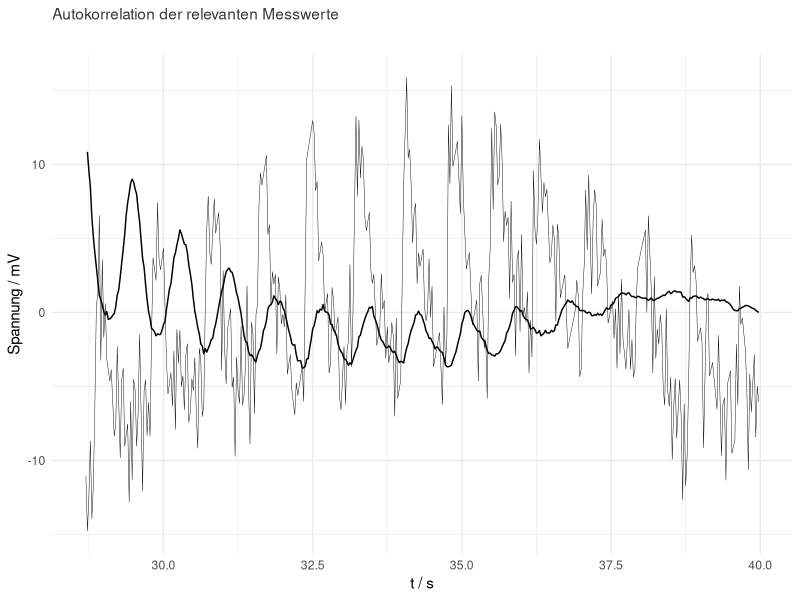

The R source for this figure:
library(ggplot2)

outputName   <- "correlation.pdf"
outputWidth  <- 10
outputHeight <- outputWidth * 0.618

offset <- 0.0033011
data <- read.csv("raw_data.csv", skip = 1, col.names = c("second", "volt"));
data$second <- data$second + 5

lowerIndex <- 1149
upperIndex <- 1600

cutSecond <- data$second[lowerIndex:upperIndex]
cutVolt   <- data$volt[lowerIndex:upperIndex]

cutData <- data.frame(cutSecond, cutVolt)
colnames(cutData) <- c("second", "volt")

limMod <- lm(volt ~ second, data = cutData)
expMod <- lm(log(volt) ~ second, data = cutData)


linearModel <- function (t) {
  (-0.02392 * t + 1.28845)*1000
}

a = exp(summary(expMod)$coefficients[1])
b = summary(expMod)$coefficients[2]
exponentialModel <- function (t) {
  a * exp(b * t)
}

exponentialModelMilliVolt <- function (t) {
  exponentialModel(t) * 1000
}

newVolt <- cutData$volt - exponentialModel(cutData$second)
newSecond <- cutData$second

newData <- data.frame(newSecond, newVolt)
colnames(newData) <- c("second", "volt")

subtitleString <- sprintf("")


write.csv(newData, "extraction.csv")

corr_data <- read.csv("correlation.csv")
colnames(corr_data) <- c("second", "corr")

corr_data$corr <- corr_data$corr * 1000

plot <- ggplot( newData, aes(x = second, y = volt * 1000)) +
  theme_minimal() +
  theme(plot.title = element_text(color = "gray21", size=1.6180339887498948^5), plot.subtitle = element_text(color = "grey80", size=1.6180339887498948^5)) +
  ggtitle("Autokorrelation der relevanten Messwerte") +
  labs(subtitle = subtitleString)+
  geom_line(data = corr_data, aes(x = second, y = corr)) +
#  stat_function(fun = exponentialModelMilliVolt, color="gray80") +
  geom_line(size=0.15) +
  ylab("Spannung / mV") +
  xlab("t / s")


pdf(outputName, width = outputWidth, height = outputHeight)
plot
